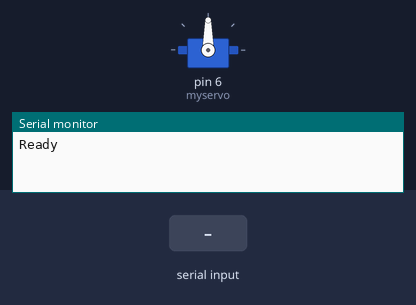
The sketch below on a simulated Arduino Uno, built with avr-gcc and run on an emulated ATmega328P. Shown: servo, the last lines printed to the serial monitor. Inputs (shaded band) come from the test bench.

Above: at 1.2 s.
1.3 s: byte 30 received over Serial
At 1.7 s:
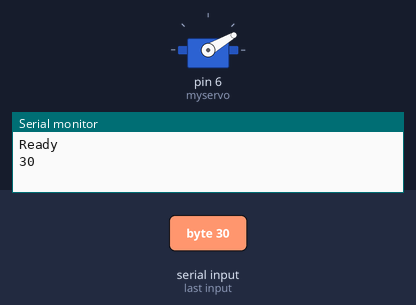
2.9 s: byte 120 received over Serial
At 4.1 s:
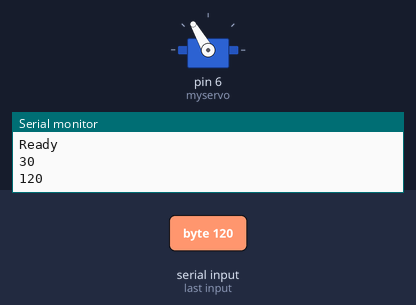
Timing chart, 0 to 5.9 s (numbered marks = the images above; inputs shaded):
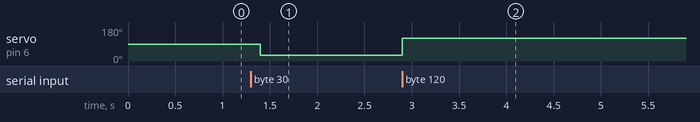

Measured:
- after the input at 1.3 s, servo on pin 6 (myservo): 90° → 30° after 0.10 s
- after the input at 2.9 s, servo on pin 6 (myservo): 30° → 120° at once

The sketch:

arduino_servo_recieve.ino
```cpp
#include <Servo.h>

Servo myservo;

int num;

void setup() {
  Serial.begin(9600);
  Serial.println("Ready");
  myservo.attach(6);
}

void loop() {

  if (Serial.available()) {
    num = Serial.read();
    Serial.println(num);
    myservo.write(num);

  }
  delay(100);
}
```
